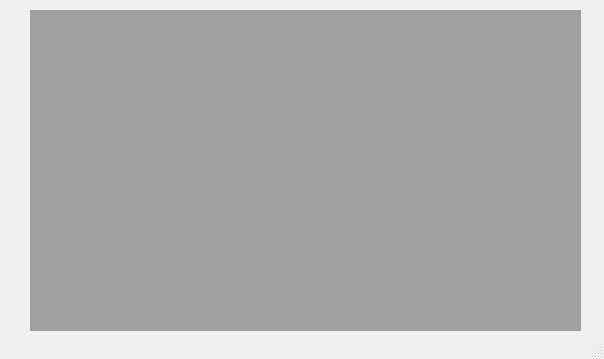
<?xml version="1.0" encoding="UTF-8"?>
<ui version="4.0">
 <class>MainWindow</class>
 <widget class="QMainWindow" name="MainWindow">
  <property name="geometry">
   <rect>
    <x>0</x>
    <y>0</y>
    <width>604</width>
    <height>359</height>
   </rect>
  </property>
  <property name="windowTitle">
   <string>MainWindow</string>
  </property>
  <widget class="QWidget" name="centralwidget">
   <widget class="QMdiArea" name="mdiArea">
    <property name="geometry">
     <rect>
      <x>30</x>
      <y>10</y>
      <width>551</width>
      <height>321</height>
     </rect>
    </property>
    <widget class="QWidget" name="subwindow">
     <property name="windowTitle">
      <string>Subwindow</string>
     </property>
     <widget class="QLabel" name="label">
      <property name="geometry">
       <rect>
        <x>20</x>
        <y>10</y>
        <width>35</width>
        <height>10</height>
       </rect>
      </property>
      <property name="text">
       <string>TextLabel</string>
      </property>
     </widget>
    </widget>
    <widget class="QWidget" name="subwindow_2">
     <property name="windowTitle">
      <string>Subwindow</string>
     </property>
     <widget class="QLabel" name="label_2">
      <property name="geometry">
       <rect>
        <x>50</x>
        <y>20</y>
        <width>35</width>
        <height>10</height>
       </rect>
      </property>
      <property name="text">
       <string>TextLabel</string>
      </property>
     </widget>
    </widget>
   </widget>
  </widget>
  <widget class="QMenuBar" name="menubar">
   <property name="geometry">
    <rect>
     <x>0</x>
     <y>0</y>
     <width>604</width>
     <height>18</height>
    </rect>
   </property>
  </widget>
  <widget class="QStatusBar" name="statusbar"/>
 </widget>
 <resources/>
 <connections/>
</ui>
